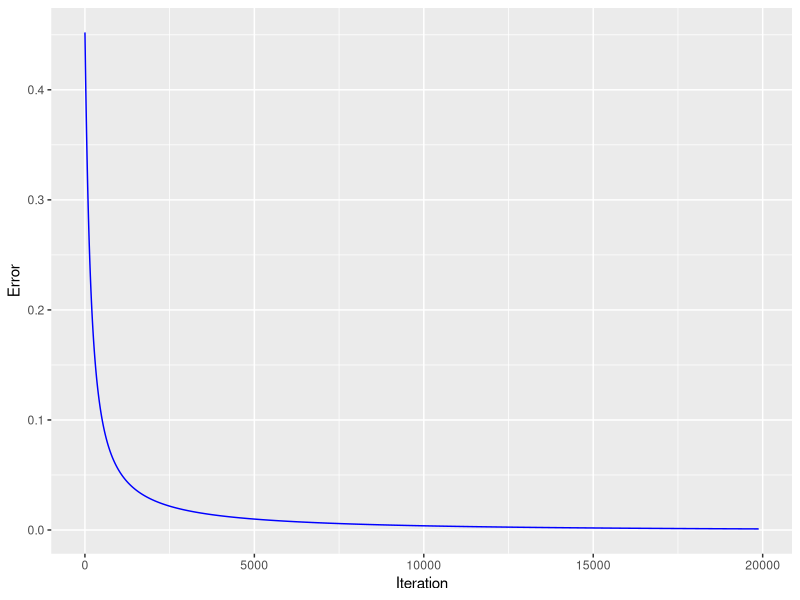

Reproduce this figure in R.
#Declare the weights

w1 <- matrix(nrow = 4, ncol = 3, rnorm(mean = 0, sd = 1/(4*3), n = 4*3))
w2 <- matrix(nrow = 1, ncol = 4, rnorm(mean = 0, sd = 1/4, n = 4))

#Declare the bias

b1 <- matrix(nrow = 4, ncol = 1, 0)
b2 <- matrix(nrow = 1, ncol = 1, 0)

#Declare the input and target variable

x <- matrix(nrow = 3, ncol = 1, c(0.5, 0.2, -1.2))
y <- 0.987654321

#Declare the neurons

n1 <- matrix(nrow = 3, ncol = 1)
n2 <- matrix(nrow = 4, ncol = 1)
n3 <- matrix(nrow = 1, ncol = 1)

#Declare the sigmoid funtion

A <- function(x){return(1 / (1+exp(-x)))}

#Declare the derivative of the sigmoid function

A_prime <- function(x){return(-exp(-x) / (1 + exp(-x))^2)}

#Declare the loss function

L <- function(x,y){return((x-y)^2)}

#Declare the derivative of the loss function

L_prime <- function(x,y){return(2*(x-y))}

#Declare a step-size for backpropagation

t <- 0.005

#Loop the input throught the network

n1 <- A(x)

z2 <- w1 %*% n1 + b1
n2 <- A(z2)

z3 <-w2 %*% n2 + b2
n3 <- A(z3)

print(paste("output:", n3), quote = FALSE)

#Compute the sigmas (gradients with respect to z = Aw + b)

sigma1 <- L_prime(n3, y)
sigma2 <- sigma1 %*% w2 * t(A_prime(z2))

#Get the weight derivatives
#(It is computed as the outer product of the activated neurons and their z-gradients)

w1_deriv <- t(n1 %*% sigma2)
w2_deriv <- t(n2 %*% sigma1)

#Get the bias derivatives
#(They are the sigmas themselves)

b1_deriv <- t(sigma2)
b2_deriv <- sigma1

#Adjust the weights and bias

w1 <- w1 - t*w1_deriv
w2 <- w2 - t*w2_deriv

b1 <- b1 - t*b1_deriv
b2 <- b2 - t*b2_deriv


#Let's loop through the procedure a few times

results <- c()

repeat{

n1 <- A(x)

z2 <- w1 %*% n1 + b1
n2 <- A(z2)

z3 <-w2 %*% n2 + b2
n3 <- A(z3)

results <- c(results, n3)

if(abs(n3 - y) <= 0.001){break}

#Compute the sigmas (gradients with respect to z = Aw + b)

sigma1 <- L_prime(n3, y)
sigma2 <- sigma1 %*% w2 * t(A_prime(z2))

#Get the weight derivatives
#(It is computed as the outer product of the activated neurons and their z-gradients)

w1_deriv <- t(n1 %*% sigma2)
w2_deriv <- t(n2 %*% sigma1)

#Get the bias derivatives
#(They are the sigmas themselves)

b1_deriv <- t(sigma2)
b2_deriv <- sigma1

#Adjust the weights and bias

w1 <- w1 - t*w1_deriv
w2 <- w2 - t*w2_deriv

b1 <- b1 - t*b1_deriv
b2 <- b2 - t*b2_deriv

}

#Plot the absolute error

plot.frame <- matrix(nrow = length(results), ncol = 2)
plot.frame[,1] <- abs(results - y)
plot.frame[,2] <- c(1:length(results))

colnames(plot.frame) <- c("Error", "Iteration")

library(ggplot2)

ggplot(data = data.frame(plot.frame), aes(x = Iteration, y = Error)) + geom_line(color = "blue")


